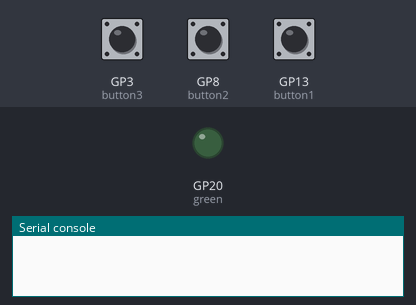
The program below on a simulated Raspberry Pi Pico running MicroPython. On the bench: output pins drawn as LEDs (lit = HIGH), the last lines printed to the serial console. Dashed ring = blinking. Inputs (shaded band) come from the test bench; at power-on: GP3 (button3) LOW, GP8 (button2) LOW, GP13 (button1) LOW.

Above: at 1.2 s.
1.3 s: GP3 (button3) pulled HIGH for 3.2 s
At 1.9 s:
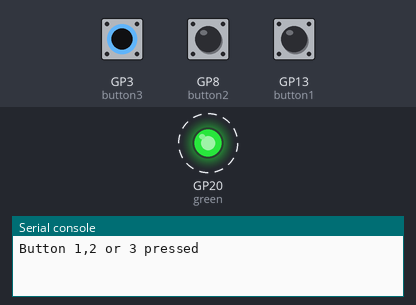
7.1 s: GP3 (button3) pulled HIGH for 0.25 s
At 7.6 s:
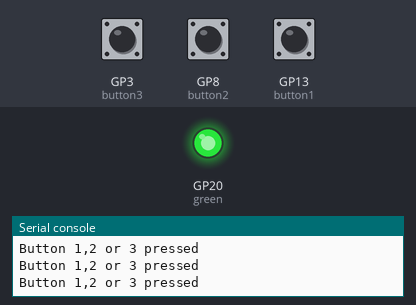
10.3 s: GP3 (button3) pulled HIGH for 1 s
At 12.8 s:
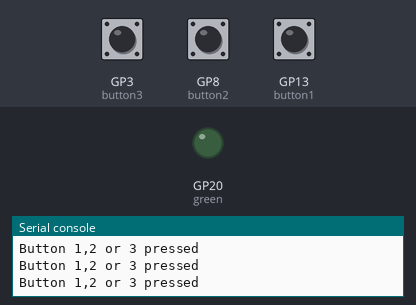
Timing chart, 0 to 14.3 s (numbered marks = the images above; inputs shaded):
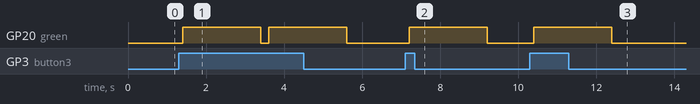

The program:

ThisButtonThatButton.py
```python
# Imports
from machine import Pin
import time

# Set up our button names and GPIO pin numbers
# Also set pins as inputs and use pull downs
button1 = Pin(13, Pin.IN, Pin.PULL_DOWN)
button2 = Pin(8, Pin.IN, Pin.PULL_DOWN)
button3 = Pin(3, Pin.IN, Pin.PULL_DOWN)

# Set up our LED names and GPIO pin numbers
green = Pin(20, Pin.OUT)

while True: # Loop forever

    time.sleep(0.2) # Short Delay

    if button1.value() == 1 or button2.value() == 1 or button3.value() == 1: # If button 1 OR button 2 is pressed

        print("Button 1,2 or 3 pressed")

        green.value(1) # green LED on
        time.sleep(2)
        green.value(0) # green LED off
# Write your code here :-)
```

Measured:
- after the input at 1.3 s, GP20 (green): alternates HIGH for 2.0 s and LOW for 0.20 s, starting after 0.10 s
- after the input at 7.1 s, GP20 (green): LOW → HIGH after 0.10 s, → LOW 2.0 s later
- after the input at 10.3 s, GP20 (green): LOW → HIGH after 0.10 s, → LOW 2.0 s later
